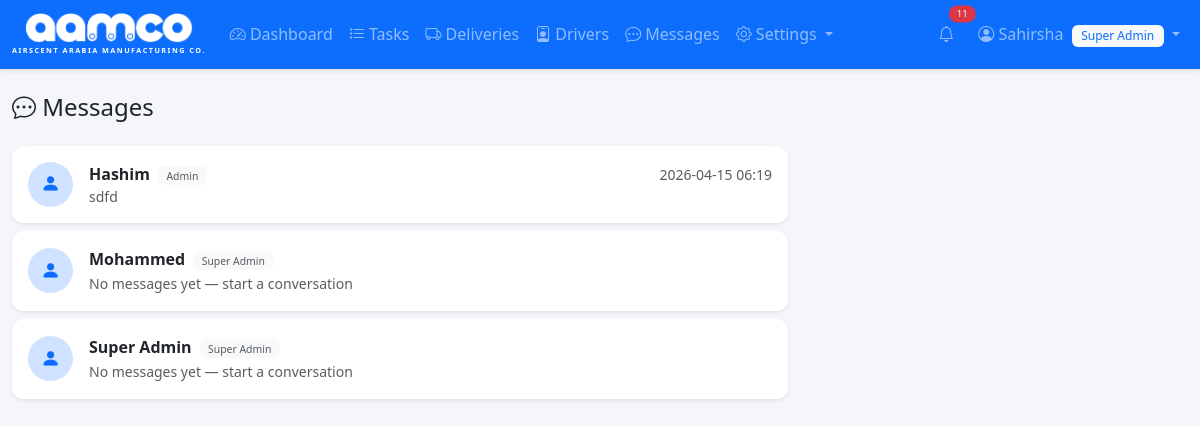
The page /messages (signed in) on the database its author committed.
### tables this page shows
CREATE TABLE users (
            id INTEGER PRIMARY KEY AUTOINCREMENT,
            username TEXT UNIQUE NOT NULL,
            password_hash TEXT NOT NULL,
            full_name TEXT NOT NULL,
            email TEXT,
            phone TEXT,
            pin_hash TEXT,
            profile_pic TEXT,
            role TEXT NOT NULL DEFAULT 'user',
            is_active INTEGER NOT NULL DEFAULT 1,
            created_at TIMESTAMP DEFAULT CURRENT_TIMESTAMP
        );

### app.py (the view)
@app.route('/messages')
@login_required
def messages_inbox():
    db = get_db()
    conversations = db.execute('''
        SELECT u.id, u.full_name, u.profile_pic, u.role,
            (SELECT COUNT(*) FROM messages WHERE sender_id = u.id AND receiver_id = ? AND is_read = 0) as unread,
            (SELECT MAX(created_at) FROM messages WHERE (sender_id = u.id AND receiver_id = ?) OR (sender_id = ? AND receiver_id = u.id)) as last_msg_time,
            (SELECT message FROM messages WHERE ((sender_id = u.id AND receiver_id = ?) OR (sender_id = ? AND receiver_id = u.id)) ORDER BY created_at DESC LIMIT 1) as last_msg
        FROM users u
        WHERE u.id != ? AND u.is_active = 1
        ORDER BY last_msg_time DESC NULLS LAST, u.full_name ASC
    ''', (current_user.id, current_user.id, current_user.id, current_user.id, current_user.id, current_user.id)).fetchall()
    db.close()
    return render_template('messages_inbox.html', conversations=conversations)

### app.py (called while the page is built)
@login_manager.user_loader
def load_user(user_id):
    db = get_db()
    row = db.execute('SELECT * FROM users WHERE id = ?', (user_id,)).fetchone()
    db.close()
    if row:
        return User(**dict(row))
    return None

@app.context_processor
def inject_notification_count():
    if current_user.is_authenticated:
        db = get_db()
        count = db.execute('SELECT COUNT(*) FROM notifications WHERE user_id = ? AND is_read = 0',
                          (current_user.id,)).fetchone()[0]
        msg_count = db.execute('SELECT COUNT(*) FROM messages WHERE receiver_id = ? AND is_read = 0',
                              (current_user.id,)).fetchone()[0]
        db.close()
        return {'unread_notif_count': count, 'unread_msg_count': msg_count}
    return {'unread_notif_count': 0, 'unread_msg_count': 0}

@app.context_processor
def inject_settings():
    if current_user.is_authenticated:
        db = get_db()
        try:
            rows = db.execute('SELECT key, value FROM settings').fetchall()
            s = {r['key']: r['value'] for r in rows}
        except Exception:
            s = {}
        db.close()
        return {'app_settings': s, 'now': datetime.now}
    return {'app_settings': {}, 'now': datetime.now}

    @property
    def is_active(self):
        return bool(self._is_active)

    def is_admin(self):
        return self.role in ('super_admin', 'admin')

    def has_pin(self):
        return bool(self.pin_hash)

### database.py (called while the page is built)
def get_db():
    conn = sqlite3.connect(DB_PATH)
    conn.row_factory = sqlite3.Row
    conn.execute("PRAGMA foreign_keys = ON")
    return conn

### templates/messages_inbox.html (shortened to what this page needs)
{% extends "base.html" %}
{% block content %}
<div class="d-flex justify-content-between align-items-center mb-4">
    <h4 class="mb-0"><i class="bi bi-chat-dots"></i> Messages</h4>
</div>
<div class="row">
    <div class="col-lg-8">
        {% for c in conversations %}
        <a href="{{ url_for('messages_chat', user_id=c.id) }}" class="text-decoration-none">
            <div class="card border-0 shadow-sm mb-2 {{ 'border-start border-4 border-primary' if c.unread > 0 }}">
                <div class="card-body py-3">
                    <div class="d-flex align-items-center">
                        <div class="me-3">
                            {% if c.profile_pic %}
                            <img src="{{ url_for('static', filename='uploads/' + c.profile_pic) }}" alt=""
                                 class="rounded-circle" style="width:45px;height:45px;object-fit:cover;">
                            {% else %}
                            <div class="rounded-circle bg-primary-subtle text-primary d-flex align-items-center justify-content-center"
                                 style="width:45px;height:45px;font-size:1.2rem;">
                                <i class="bi bi-person-fill"></i>
                            </div>
                            {% endif %}
                        </div>
                        <div class="flex-grow-1 min-width-0">
                            <div class="d-flex justify-content-between align-items-center">
                                <div>
                                    <strong class="text-dark">{{ c.full_name }}</strong>
                                    <span class="badge bg-light text-muted ms-1" style="font-size:0.65rem;">{{ c.role | replace('_', ' ') | title }}</span>
                                </div>
                                <div class="text-end">
                                    {% if c.last_msg_time %}
                                    <small class="text-muted">{{ c.last_msg_time[:16] }}</small>
                                    {% endif %}
                                </div>
                            </div>
                            {% if c.last_msg %}
                            <small class="text-muted text-truncate d-block">{{ c.last_msg[:80] }}</small>
                            {% else %}
                            <small class="text-muted">No messages yet — start a conversation</small>
                            {% endif %}
                        </div>
                    </div>
                </div>
            </div>
        </a>
        {% endfor %}
    </div>
</div>
{% endblock %}

### templates/base.html (shortened to what this page needs)
<!DOCTYPE html>
<html lang="en" data-bs-theme="light">
<head>
    <link href="https://cdn.jsdelivr.net/npm/bootstrap@5.3.2/dist/css/bootstrap.min.css" rel="stylesheet">
    <link href="https://cdn.jsdelivr.net/npm/bootstrap-icons@1.11.1/font/bootstrap-icons.css" rel="stylesheet">
    <link href="{{ url_for('static', filename='style.css') }}" rel="stylesheet">
</head>
<body>
    {% if current_user.is_authenticated %}
    <nav class="navbar navbar-expand-lg navbar-dark bg-primary">
        <div class="container-fluid">
            <a class="navbar-brand fw-bold" href="{{ url_for('dashboard') }}">
                <div class="d-flex flex-column align-items-center">
                    <img src="{{ url_for('static', filename='logo.png') }}" alt="AAMCO" height="30" style="filter: brightness(0) invert(1);">
                    <span class="text-white d-none d-md-block" style="font-size: 0.45rem; letter-spacing: 1.5px; margin-top: 2px;">AIRSCENT ARABIA MANUFACTURING CO.</span>
                </div>
            </a>
            <div class="collapse navbar-collapse" id="navBar">
                <ul class="navbar-nav me-auto">
                    <li class="nav-item">
                        <a class="nav-link" href="{{ url_for('dashboard') }}"><i class="bi bi-speedometer2"></i> Dashboard</a>
                    </li>
                    <li class="nav-item">
                        <a class="nav-link" href="{{ url_for('tasks') }}"><i class="bi bi-list-task"></i> Tasks</a>
                    </li>
                    <li class="nav-item">
                        <a class="nav-link" href="{{ url_for('deliveries') }}"><i class="bi bi-truck"></i> Deliveries</a>
                    </li>
                    <li class="nav-item">
                        <a class="nav-link" href="{{ url_for('delivery_persons') }}"><i class="bi bi-person-badge"></i> Drivers</a>
                    </li>
                    <li class="nav-item">
                        <a class="nav-link position-relative" href="{{ url_for('messages_inbox') }}">
                            <i class="bi bi-chat-dots"></i> Messages
                        </a>
                    </li>
                    {% if current_user.is_admin() %}
                    <li class="nav-item dropdown">
                        <a class="nav-link dropdown-toggle" href="#" role="button" data-bs-toggle="dropdown">
                            <i class="bi bi-gear"></i> Settings
                        </a>
                    </li>
                    {% endif %}
                </ul>
                <ul class="navbar-nav">
                    <li class="nav-item me-2">
                        <a class="nav-link position-relative" href="{{ url_for('notifications') }}" title="Notifications" id="notifBellLink">
                            <i class="bi bi-bell"></i>
                            {% if unread_notif_count > 0 %}
                            <span class="position-absolute top-0 start-100 translate-middle badge rounded-pill bg-danger" style="font-size: 0.6rem;" id="notifBadge">
                                {{ unread_notif_count }}
                            </span>
                            {% else %}
                            <span class="position-absolute top-0 start-100 translate-middle badge rounded-pill bg-danger d-none" style="font-size: 0.6rem;" id="notifBadge">
                                0
                            </span>
                            {% endif %}
                        </a>
                    </li>
                    <li class="nav-item dropdown">
                        <a class="nav-link dropdown-toggle" href="#" role="button" data-bs-toggle="dropdown">
                            {% if current_user.profile_pic %}
                            <img src="{{ url_for('static', filename='uploads/' + current_user.profile_pic) }}" alt="" class="rounded-circle me-1" style="width:24px;height:24px;object-fit:cover;">
                            {% else %}
                            <i class="bi bi-person-circle"></i>
                            {% endif %}
                            {{ current_user.full_name }}
                            <span class="badge bg-light text-primary ms-1">{{ current_user.role | replace('_', ' ') | title }}</span>
                        </a>
                    </li>
                </ul>
            </div>
        </div>
    </nav>
    {% endif %}
    <div class="container-fluid py-4">
        {% block content %}{% endblock %}
    </div>
</body>
</html>

### static/style.css (style rules this page uses)
body { background-color: #f4f6f9; font-family: 'Segoe UI', system-ui, -apple-system, sans-serif; }
.navbar { box-shadow: 0 2px 4px rgba(0,0,0,0.1); }
.navbar-brand { font-size: 1.4rem; }
.card { border-radius: 12px; }
.badge { font-weight: 500; padding: 0.4em 0.8em; }

### rows shown on the page
users: full_name "Sahirsha", role "Super Admin"
users: full_name "Hashim", role "Admin", last_msg_time "2026-04-15 06:19", last_msg "sdfd"
users: full_name "Mohammed", role "Super Admin", shows "No messages yet — start a conversation"
users: full_name "Super Admin", role "Super Admin", shows "No messages yet — start a conversation"

### other values the page prints
{{ unread_notif_count }} "11"
